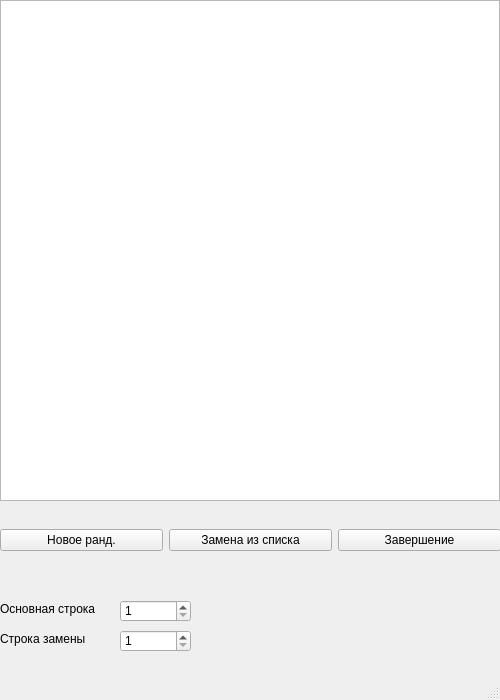
<?xml version="1.0" encoding="UTF-8"?>
<ui version="4.0">
 <class>MainWindow</class>
 <widget class="QMainWindow" name="MainWindow">
  <property name="geometry">
   <rect>
    <x>0</x>
    <y>0</y>
    <width>500</width>
    <height>700</height>
   </rect>
  </property>
  <property name="sizePolicy">
   <sizepolicy hsizetype="Fixed" vsizetype="Fixed">
    <horstretch>0</horstretch>
    <verstretch>0</verstretch>
   </sizepolicy>
  </property>
  <property name="windowTitle">
   <string>MainWindow</string>
  </property>
  <widget class="QWidget" name="centralwidget">
   <widget class="QTableWidget" name="tableWidget">
    <property name="geometry">
     <rect>
      <x>0</x>
      <y>0</y>
      <width>500</width>
      <height>501</height>
     </rect>
    </property>
   </widget>
   <widget class="QWidget" name="horizontalLayoutWidget">
    <property name="geometry">
     <rect>
      <x>0</x>
      <y>500</y>
      <width>501</width>
      <height>80</height>
     </rect>
    </property>
    <layout class="QHBoxLayout" name="horizontalLayout">
     <item>
      <widget class="QPushButton" name="pushButton">
       <property name="text">
        <string>Новое ранд.</string>
       </property>
      </widget>
     </item>
     <item>
      <widget class="QPushButton" name="pushButton_2">
       <property name="text">
        <string>Замена из списка</string>
       </property>
      </widget>
     </item>
     <item>
      <widget class="QPushButton" name="pushButton_5">
       <property name="text">
        <string>Завершение</string>
       </property>
      </widget>
     </item>
    </layout>
   </widget>
   <widget class="QLabel" name="label">
    <property name="geometry">
     <rect>
      <x>0</x>
      <y>570</y>
      <width>111</width>
      <height>78</height>
     </rect>
    </property>
    <property name="text">
     <string>Основная строка</string>
    </property>
   </widget>
   <widget class="QLabel" name="label_2">
    <property name="geometry">
     <rect>
      <x>0</x>
      <y>600</y>
      <width>111</width>
      <height>78</height>
     </rect>
    </property>
    <property name="text">
     <string>Строка замены</string>
    </property>
   </widget>
   <widget class="QSpinBox" name="spinBox">
    <property name="geometry">
     <rect>
      <x>120</x>
      <y>600</y>
      <width>71</width>
      <height>22</height>
     </rect>
    </property>
    <property name="minimum">
     <number>1</number>
    </property>
    <property name="maximum">
     <number>10</number>
    </property>
   </widget>
   <widget class="QSpinBox" name="spinBox_2">
    <property name="geometry">
     <rect>
      <x>120</x>
      <y>630</y>
      <width>71</width>
      <height>22</height>
     </rect>
    </property>
    <property name="minimum">
     <number>1</number>
    </property>
    <property name="maximum">
     <number>10</number>
    </property>
   </widget>
  </widget>
  <widget class="QMenuBar" name="menubar">
   <property name="geometry">
    <rect>
     <x>0</x>
     <y>0</y>
     <width>500</width>
     <height>26</height>
    </rect>
   </property>
  </widget>
  <widget class="QStatusBar" name="statusbar"/>
 </widget>
 <resources/>
 <connections/>
</ui>
